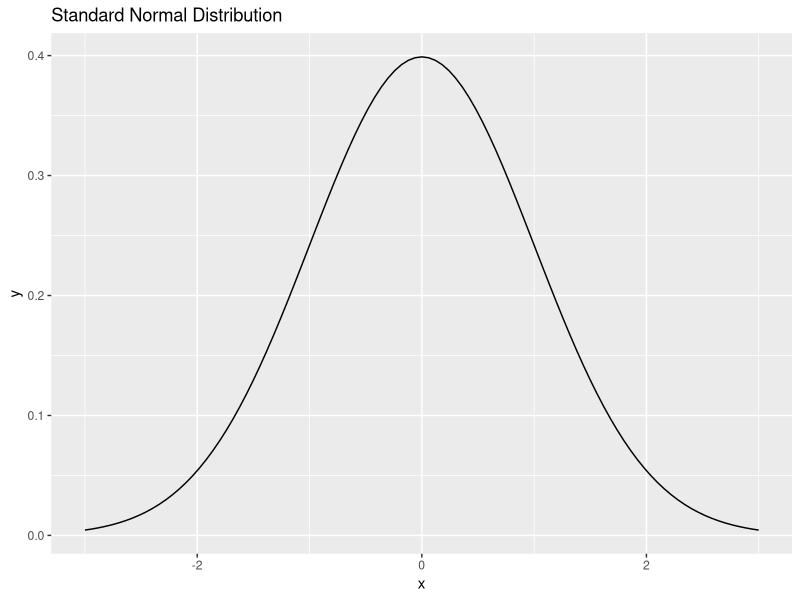
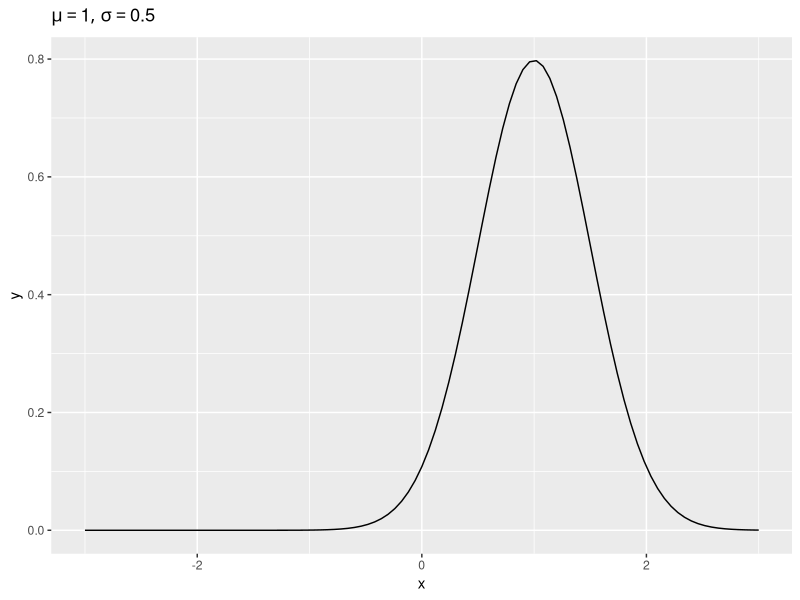
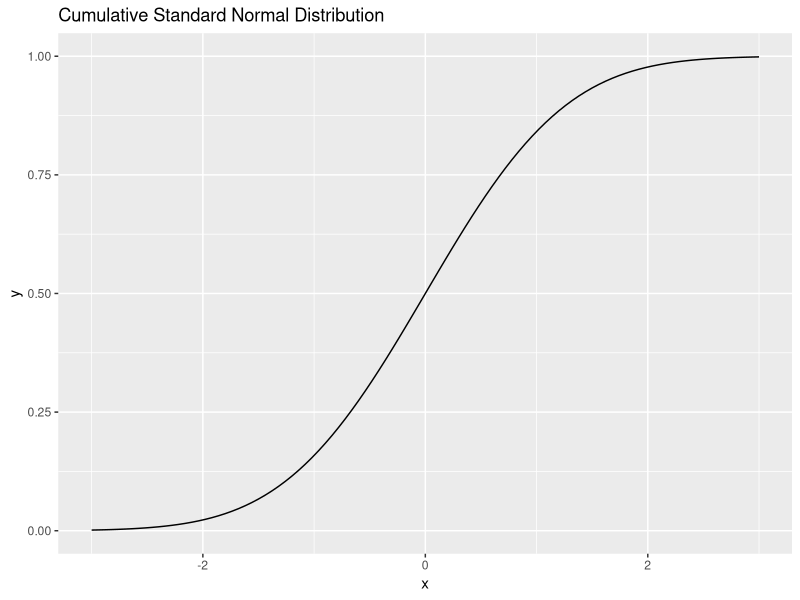
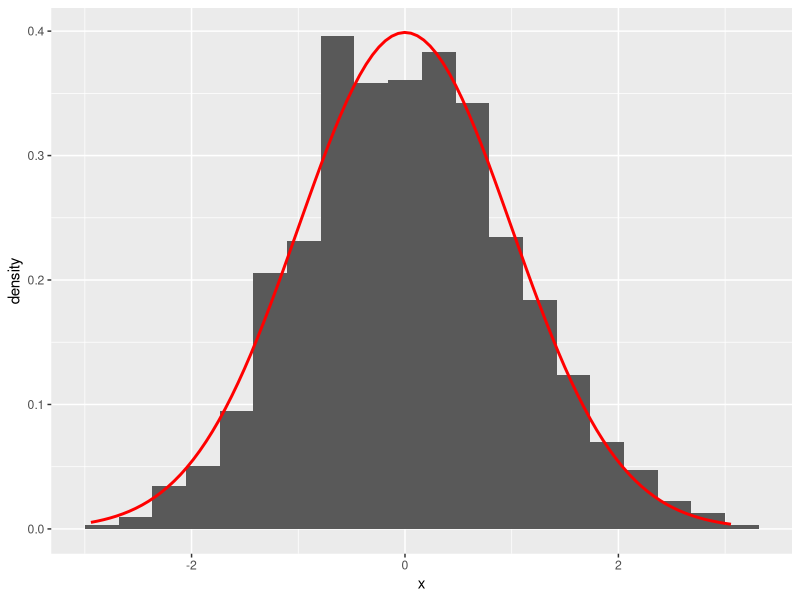
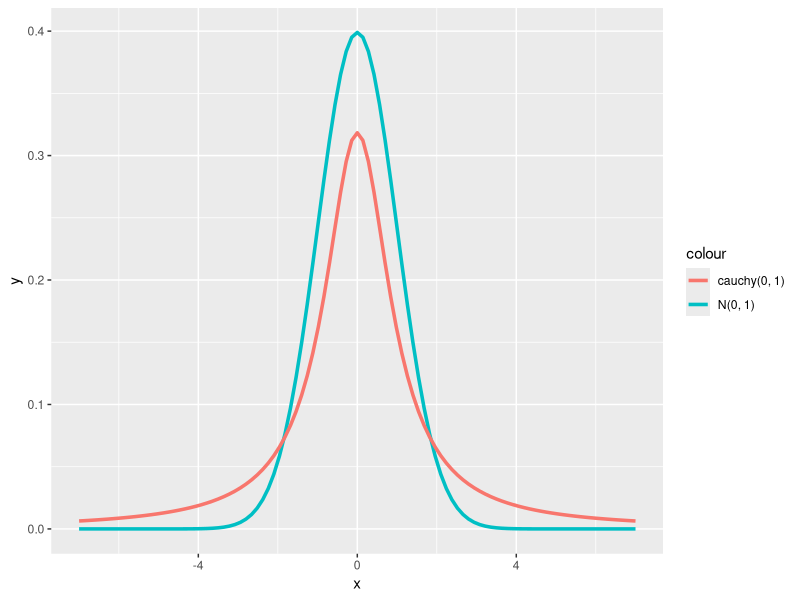
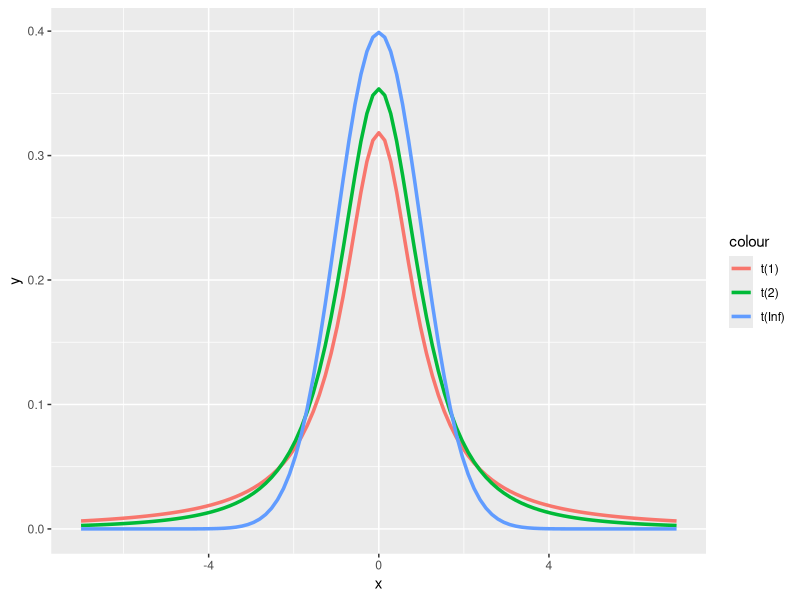
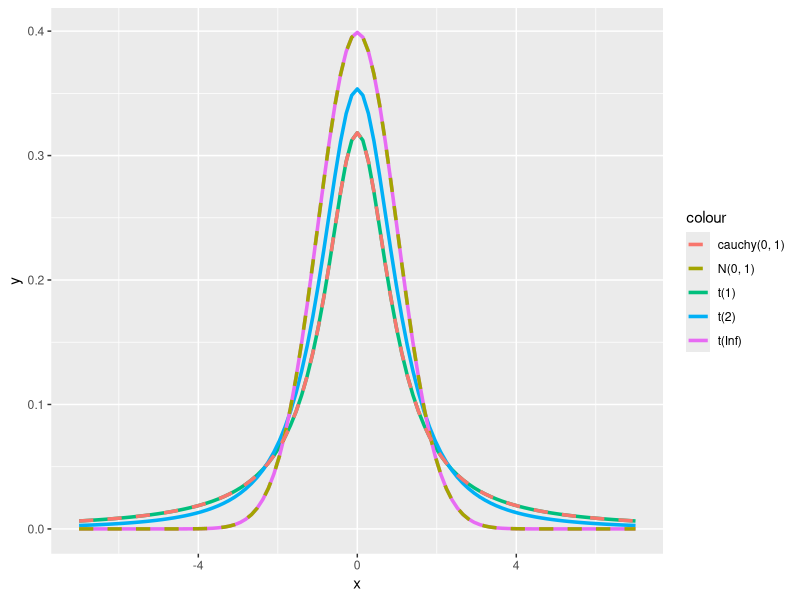
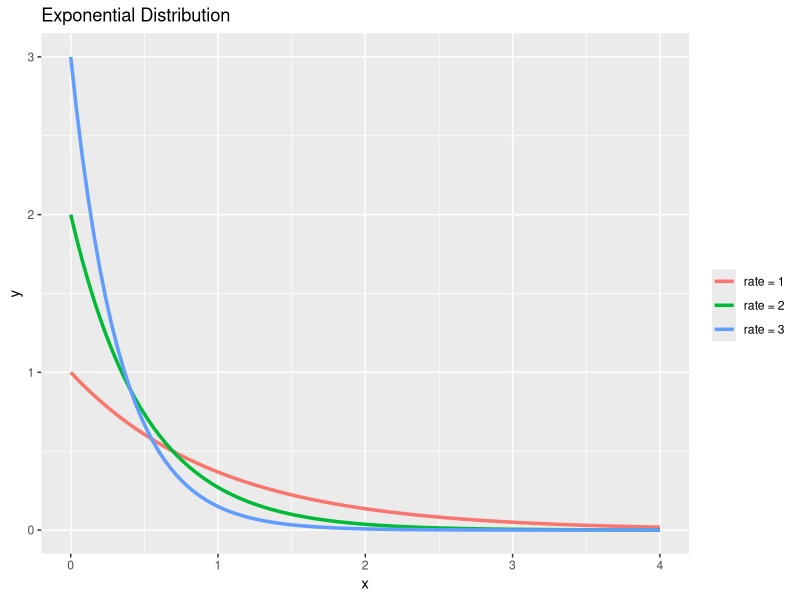

Recreate these plots in R, in order.
library(tidyverse)

# Normal

dnorm(0, mean = 0, sd = 1)
pnorm(0, mean = 0, sd = 1)
qnorm(0.5, mean = 0, sd = 1)
rnorm(10, mean = 0, sd = 1)

dnorm(0, mean = 10, sd = 5)
pnorm(0, mean = 10, sd = 5)
qnorm(0.5, mean = 10, sd = 5)
rnorm(10, mean = 10, sd = 5)

integrate(dnorm, -Inf, 1.65)
pnorm(1.65)
qnorm(0.95)

integrate(dnorm, -Inf, 1.96)
pnorm(1.96)
qnorm(0.975)

ggplot(data.frame(x = c(-3, 3)), aes(x)) +
  stat_function(fun = dnorm) +
  labs(title = "Standard Normal Distribution")

ggplot(data.frame(x = c(-3, 3)), aes(x)) +
  stat_function(fun = dnorm, args = list(mean = 1, sd = 0.5)) +
  labs(title = expression(list(mu == 1, sigma == .5)))

ggplot(data.frame(x = c(-3, 3)), aes(x)) +
  stat_function(fun = pnorm) +
  labs(title = "Cumulative Standard Normal Distribution")

ggplot(data.frame(x = rnorm(1000))) +
  geom_histogram(aes(x = x, y = stat(density)), bins = 20) +
  stat_function(fun = dnorm, color = "red", size = 1)

# Cauchy

dcauchy(0, location = 0, scale = 1)
pcauchy(0, location = 0, scale = 1)
qcauchy(0.5, location = 0, scale = 1)
rcauchy(10, location = 0, scale = 1)

ggplot(data.frame(x = c(-7, 7)), aes(x)) +
  stat_function(aes(color = "N(0, 1)"),
                fun = dnorm,
                size = 1.2) +
  stat_function(aes(color = "cauchy(0, 1)"),
                fun = dcauchy,
                size = 1.2)

# t

dt(0, df = 10)
pt(0, df = 10)
qt(0.5, df = 10)
rt(10, df = 10)

ggplot(data.frame(x = c(-7, 7)), aes(x)) +
  stat_function(aes(color = "t(1)"),
                fun = dt,
                args = list(df = 1), size = 1.2) +
  stat_function(aes(color = "t(2)"),
                fun = dt,
                args = list(df = 2), size = 1.2) +
  stat_function(aes(color = "t(Inf)"),
                fun = dt,
                args = list(df = Inf), size = 1.2)

ggplot(data.frame(x = c(-7, 7)), aes(x)) +
  stat_function(aes(color = "t(1)"),
                fun = dt,
                args = list(df = 1), size = 1.2) +
  stat_function(aes(color = "t(2)"),
                fun = dt,
                args = list(df = 2), size = 1.2) +
  stat_function(aes(color = "t(Inf)"),
                fun = dt,
                args = list(df = Inf), size = 1.2) +
  stat_function(aes(color = "N(0, 1)"),
                fun = dnorm,
                linetype = "dashed",
                size = 1.2) +
  stat_function(aes(color = "cauchy(0, 1)"),
                fun = dcauchy,
                linetype = "dashed",
                size = 1.2)

# Exponential: time to event, E(x) = 1 / lambda

dexp(1, rate = 1)
pexp(1, rate = 1)
qexp(0.632, rate = 1)
rexp(10, rate = 1)

ggplot(data.frame(x = c(0, 4)), aes(x)) +
  stat_function(aes(color = "rate = 1"),
                fun = dexp,
                size = 1.2) +
  stat_function(aes(color = "rate = 2"),
                fun = dexp,
                args = list(rate = 2),
                size = 1.2) +
  stat_function(aes(color = "rate = 3"),
                fun = dexp,
                args = list(rate = 3),
                size = 1.2) +
  labs(title = "Exponential Distribution", color = "")

# F

df(1, df1 = 1, df2 = 1)
pf(1, df1 = 1, df2 = 1)
qf(0.5, df1 = 1, df2 = 1)
rf(10, df1 = 1, df2 = 1)

df1 <- function(x) df(x, df1 = 1, df2 = 1)
df3 <- function(x) df(x, df1 = 3, df2 = 1)
df5 <- function(x) df(x, df1 = 5, df2 = 1)

ggplot(data.frame(x = c(0, 5)), aes(x)) +
  stat_function(aes(color = "df = 1, 1"),
                fun = df1) +
  stat_function(aes(color = "df = 3, 1"),
                fun = df3) +
  stat_function(aes(color = "df = 5, 1"),
                fun = df5) +
  labs(title = "F Distribution", color = "")

# Chi-Squared

dchisq(1, df = 1)
pchisq(1, df = 1)
qchisq(.683, df = 1)
rchisq(10, df = 1)

dchisq1 <- function(x) dchisq(x, df = 1)
dchisq2 <- function(x) dchisq(x, df = 2)
dchisq3 <- function(x) dchisq(x, df = 3)

ggplot(data.frame(x = c(0, 7)), aes(x)) +
  stat_function(aes(color = "df = 1"),
                fun = dchisq1) +
  stat_function(aes(color = "df = 2"),
                fun = dchisq2) +
  stat_function(aes(color = "df = 3"),
                fun = dchisq3) +
  labs(title = "Chi-Squared Distribution")

rm(list=ls())
